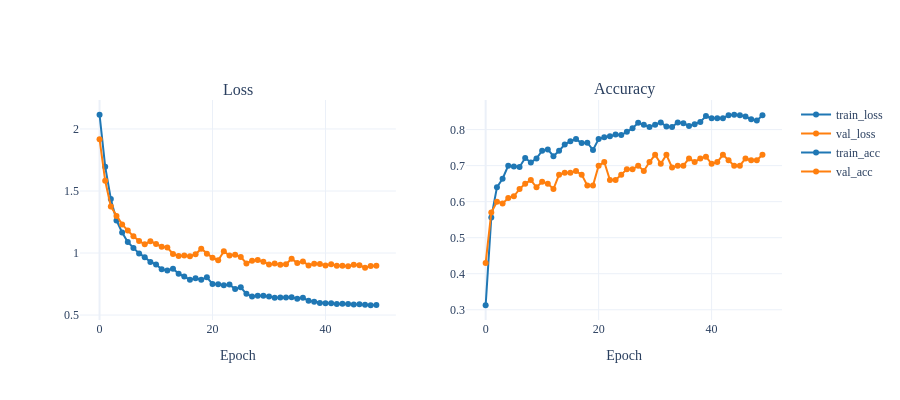

The code cell stored with this chart in its notebook:
### Markdown cell above
#### Results

### Code cell
metrics = pd.read_csv(f"{trainer.logger.log_dir}/metrics.csv")

TRAIN_COLOR, VAL_COLOR = "#1f77b4", "#ff7f0e"

fig = make_subplots(rows=1, cols=2, subplot_titles=("Loss", "Accuracy"))
for cols, col_idx in [
    (["train_loss", "val_loss"], 1),
    (["train_acc",  "val_acc"],  2),
]:
    for c in cols:
        subset = metrics.dropna(subset=[c])
        fig.add_trace(
            go.Scatter(
                x=subset["epoch"], y=subset[c], mode="lines+markers", name=c,
                line=dict(color=TRAIN_COLOR if c.startswith("train") else VAL_COLOR),
            ),
            row=1, col=col_idx,
        )
fig.update_xaxes(title_text="Epoch")
fig.update_layout(height=400, width=900)
fig.show()

### Figure 1 — Plotly figure (JSON) as saved in the notebook; plotly's stock layout.template omitted (floating-point values rounded to 4 significant figures)
{"data": [{"line": {"color": "#1f77b4"}, "mode": "lines+markers", "name": "train_loss", "type": "scatter", "x": [0, 1, 2, 3, 4, 5, 6, 7, 8, 9, 10, 11, 12, 13, 14, 15, 16, 17, 18, 19, 20, 21, 22, 23, 24, 25, 26, 27, 28, 29, 30, 31, 32, 33, 34, 35, 36, 37, 38, 39, 40, 41, 42, 43, 44, 45, 46, 47, 48, 49], "xaxis": "x", "y": [2.115, 1.696, 1.436, 1.263, 1.165, 1.089, 1.041, 0.9969, 0.9669, 0.9276, 0.9084, 0.8691, 0.8599, 0.873, 0.8339, 0.8108, 0.7855, 0.796, 0.7851, 0.804, 0.7506, 0.7475, 0.7412, 0.7458, 0.7096, 0.7232, 0.6709, 0.6494, 0.6557, 0.6558, 0.6503, 0.6387, 0.6412, 0.641, 0.6445, 0.6316, 0.6399, 0.6151, 0.6081, 0.5979, 0.5961, 0.596, 0.5897, 0.5906, 0.5893, 0.5845, 0.588, 0.584, 0.5791, 0.5805], "yaxis": "y"}, {"line": {"color": "#ff7f0e"}, "mode": "lines+markers", "name": "val_loss", "type": "scatter", "x": [0, 1, 2, 3, 4, 5, 6, 7, 8, 9, 10, 11, 12, 13, 14, 15, 16, 17, 18, 19, 20, 21, 22, 23, 24, 25, 26, 27, 28, 29, 30, 31, 32, 33, 34, 35, 36, 37, 38, 39, 40, 41, 42, 43, 44, 45, 46, 47, 48, 49], "xaxis": "x", "y": [1.918, 1.582, 1.375, 1.298, 1.231, 1.182, 1.134, 1.098, 1.07, 1.095, 1.072, 1.051, 1.044, 0.9926, 0.9758, 0.9804, 0.9737, 0.99, 1.035, 0.9948, 0.9617, 0.9416, 1.014, 0.9799, 0.9861, 0.9688, 0.9155, 0.9386, 0.944, 0.9302, 0.9085, 0.9156, 0.905, 0.9091, 0.9544, 0.9194, 0.9322, 0.9002, 0.9142, 0.9111, 0.8999, 0.9097, 0.8983, 0.8985, 0.8932, 0.9065, 0.901, 0.8816, 0.8952, 0.8973], "yaxis": "y"}, {"line": {"color": "#1f77b4"}, "mode": "lines+markers", "name": "train_acc", "type": "scatter", "x": [0, 1, 2, 3, 4, 5, 6, 7, 8, 9, 10, 11, 12, 13, 14, 15, 16, 17, 18, 19, 20, 21, 22, 23, 24, 25, 26, 27, 28, 29, 30, 31, 32, 33, 34, 35, 36, 37, 38, 39, 40, 41, 42, 43, 44, 45, 46, 47, 48, 49], "xaxis": "x2", "y": [0.3125, 0.5562, 0.64, 0.6637, 0.7, 0.6975, 0.6963, 0.7212, 0.7088, 0.72, 0.7412, 0.745, 0.7262, 0.7412, 0.7588, 0.7675, 0.7738, 0.7625, 0.7638, 0.7437, 0.7738, 0.7788, 0.7812, 0.7862, 0.785, 0.7937, 0.8037, 0.8188, 0.8138, 0.8075, 0.8138, 0.82, 0.8087, 0.8075, 0.82, 0.8175, 0.81, 0.815, 0.8213, 0.8375, 0.8313, 0.8313, 0.8313, 0.84, 0.8413, 0.84, 0.8363, 0.8288, 0.825, 0.84], "yaxis": "y2"}, {"line": {"color": "#ff7f0e"}, "mode": "lines+markers", "name": "val_acc", "type": "scatter", "x": [0, 1, 2, 3, 4, 5, 6, 7, 8, 9, 10, 11, 12, 13, 14, 15, 16, 17, 18, 19, 20, 21, 22, 23, 24, 25, 26, 27, 28, 29, 30, 31, 32, 33, 34, 35, 36, 37, 38, 39, 40, 41, 42, 43, 44, 45, 46, 47, 48, 49], "xaxis": "x2", "y": [0.43, 0.57, 0.6, 0.595, 0.61, 0.615, 0.635, 0.65, 0.66, 0.64, 0.655, 0.65, 0.635, 0.675, 0.68, 0.68, 0.685, 0.675, 0.645, 0.645, 0.7, 0.71, 0.66, 0.66, 0.675, 0.69, 0.69, 0.7, 0.685, 0.71, 0.73, 0.705, 0.73, 0.695, 0.7, 0.7, 0.72, 0.71, 0.72, 0.725, 0.705, 0.71, 0.73, 0.715, 0.7, 0.7, 0.72, 0.715, 0.715, 0.73], "yaxis": "y2"}], "layout": {"annotations": [{"font": {"size": 16}, "showarrow": false, "text": "Loss", "x": 0.225, "xanchor": "center", "xref": "paper", "y": 1, "yanchor": "bottom", "yref": "paper"}, {"font": {"size": 16}, "showarrow": false, "text": "Accuracy", "x": 0.775, "xanchor": "center", "xref": "paper", "y": 1, "yanchor": "bottom", "yref": "paper"}], "height": 400, "width": 900, "xaxis": {"anchor": "y", "domain": [0, 0.45], "title": {"text": "Epoch"}}, "xaxis2": {"anchor": "y2", "domain": [0.55, 1], "title": {"text": "Epoch"}}, "yaxis": {"anchor": "x", "domain": [0, 1]}, "yaxis2": {"anchor": "x2", "domain": [0, 1]}}}
